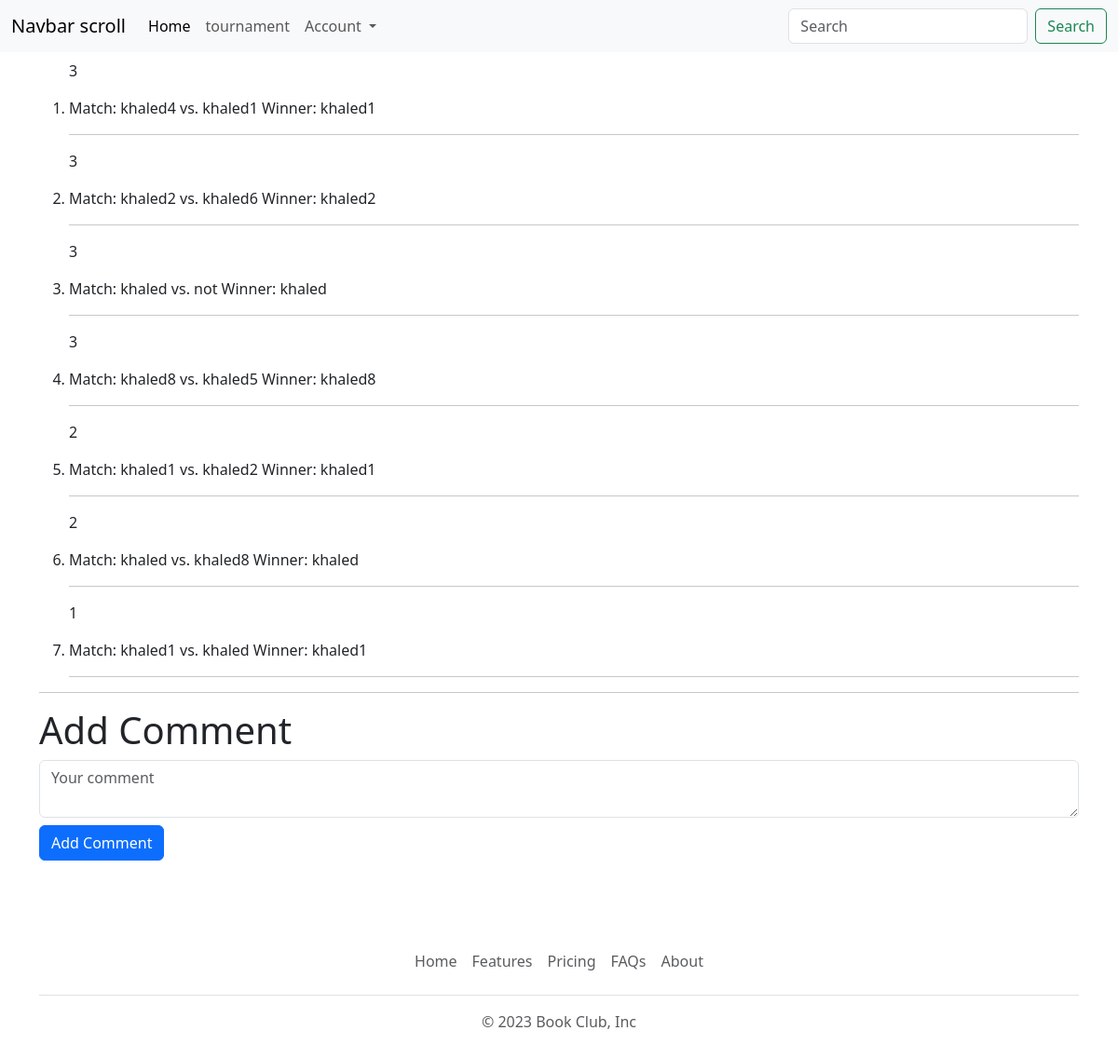
The page /tournaments/tournament_details/4/ (signed in) on the database its author committed.
### tournament/models.py (models this page shows, shortened)
class Match(models.Model):
    tournament = models.ForeignKey(Tournament, on_delete=models.CASCADE)
    player1 = models.ForeignKey(Profile, related_name='matches_as_player1', on_delete=models.CASCADE)
    player2 = models.ForeignKey(Profile, related_name='matches_as_player2', on_delete=models.CASCADE)
    winner = models.ForeignKey(Profile, null=True, blank=True, on_delete=models.CASCADE)
    in_round = models.IntegerField( default=0)

class Profile(models.Model):
    user_choices = (("1", "user"), ("2", "company"))
    user = models.OneToOneField(User, on_delete=models.CASCADE)
    birth_date = models.DateField(default="2000-10-10")
    avatar = models.ImageField(upload_to="images/", default="images/default.png")
    states = models.CharField(max_length=160,choices=user_choices, default="1")

### tournament/views.py (the view)
# urls.py: path('tournament_details/<tourment_id>/', views.show_tournament_details, name='show_tournament_details'),
def show_tournament_details(request:HttpRequest, tourment_id):
    tournament = Tournament.objects.get(id=tourment_id)
    matches = Match.objects.filter(tournament=tournament)
    comment = Comment.objects.filter(tournament=tournament)
    profile_user = Profile.objects.get(user=request.user)
    if request.method == "POST" and request.user.is_authenticated:
        new_comment = Comment(tournament=tournament, profile=profile_user, content=request.POST["content"])
        new_comment.save()
    match_len = matches.count()
    return render(request, 'tournament/tournament_details.html', {'tournament': tournament, 'matches': matches, "match_len":match_len, "comment":comment})

### tournament/templates/tournament/tournament_details.html (shortened to what this page needs)
{% extends 'main/base.html' %}
{% block content %}
{% if matches %}
    <ol>
        {% for match in matches %}
        <p>{{match.in_round}}</p>
            <li>
                Match: {{ match.player1.user.username }} vs. {{ match.player2.user.username }}
                {% if not match.winner %}
                    <form method="post" action="{% url 'tournament:select_winner' match.id %}">
                        {% csrf_token %}
                        <label for="winner">Select Winner:</label>
                        <select name="winner">
                            <option value="{{ match.player1.user.id }}">{{ match.player1.user.username }}</option>
                            <option value="{{ match.player2.user.id }}">{{ match.player2.user.username }}</option>
                        </select>
                        <button type="submit">Submit Winner</button>
                    </form>
                {% else %}
                    Winner: {{ match.winner.user.username }}
                {% endif %}
            </li>
            <hr>
            {% endfor %}
        </ol>
        <hr>
        {% else %}
    <p>No matches available.</p>
    {% if request.user.profile.states == '2' %}
    <a href="{% url 'tournament:create_tournament' %}"> create tournament</a>
    {%endif%}
{% endif %}
<h1>Add Comment</h1>
<form action="{% url 'tournament:show_tournament_details' tournament.id %}" method="post" >
    <textarea  class="form-control mt-2" name="content"  placeholder="Your comment"></textarea>
    <input class="btn btn-primary mt-2" type="submit" value="Add Comment" />
</form>
{% endblock %}

### rows shown on the page
Match: in_round "3", player1.user.username "khaled4", player2.user.username "khaled1", winner.user.username "khaled1"
Match: in_round "3", player1.user.username "khaled2", player2.user.username "khaled6", winner.user.username "khaled2"
Match: in_round "3", player1.user.username "khaled", player2.user.username "not", winner.user.username "khaled"
Match: in_round "3", player1.user.username "khaled8", player2.user.username "khaled5", winner.user.username "khaled8"
Match: in_round "2", player1.user.username "khaled1", player2.user.username "khaled2", winner.user.username "khaled1"
Match: in_round "2", player1.user.username "khaled", player2.user.username "khaled8", winner.user.username "khaled"
Match: in_round "1", player1.user.username "khaled1", player2.user.username "khaled", winner.user.username "khaled1"
